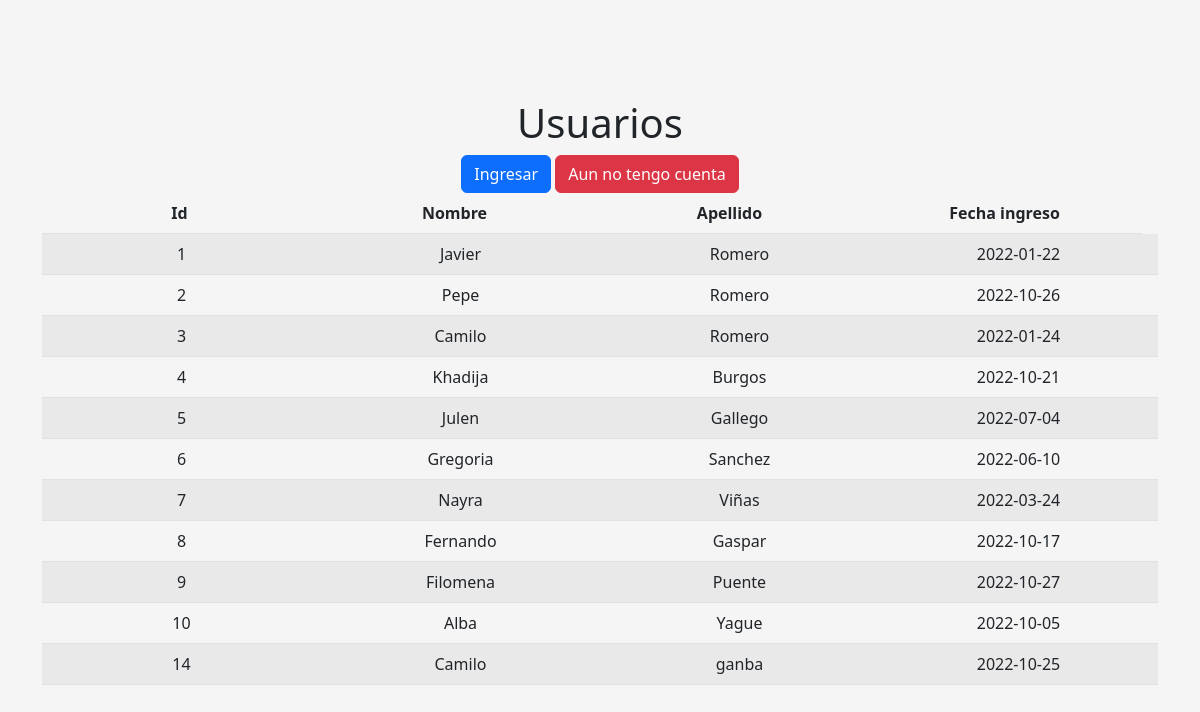
The page /Publico_usuarios.php on the database its author committed.
### tables this page shows
CREATE TABLE `usuarios` (
  `id_usuario` int(11) NOT NULL,
  `cedula` int(15) NOT NULL,
  `nombre_usuario` varchar(64) DEFAULT NULL,
  `apellido_usuario` varchar(64) DEFAULT NULL,
  `id_rol` int(11) DEFAULT NULL,
  `password` varchar(64) DEFAULT NULL,
  `fecha_ingreso` date DEFAULT NULL
);

### modelo/ConexionBd.php (called while the page is built, shortened)
<?php
class ConexionBd
{
    private $conexion;
    public function __construct()
    {
        $this->conexion = new mysqli(DB_HOST, DB_USER, DB_PASSWORD, DB_NAME);
        $this->conexion->set_charset("utf8");
    }
    public function query($sql)
    {
        return $this->conexion->query($sql);
    }
}
?>

### Publico_usuarios.php (the view, shortened to what this page needs)
<?php
include "modelo/ConexionBd.php";
$ConexionBBD = new ConexionBd();
?>
<!DOCTYPE html>
<html lang="es">
<head>
  <link href="https://cdn.jsdelivr.net/npm/bootstrap@5.2.2/dist/css/bootstrap.min.css" rel="stylesheet">
  <link href="assets/css/style.css" rel="stylesheet">
</head>
<body class="text-center">
  <div class="container">
    <h1>Usuarios</h1>
    <a class="btn btn-primary" href="Index.php" role="button">Ingresar</a>
    <a class="btn btn-danger" href="Registrar_usuario.php" role="button">Aun no tengo cuenta</a>
    <div class="row">
      <div class="col-md-12">
        <table class="table  table-striped">
          <thead>
            <tr>
              <th scope="col">Id</th>
              <th scope="col">Nombre</th>
              <th scope="col">Apellido</th>
              <th scope="col">Fecha ingreso</th>
            </tr>
          </thead>
          <tbody>
            <?php foreach ($ConexionBBD->query("SELECT * FROM usuarios ") as $row) : ?>
              <tr>
                <td scope="row"><?php echo $row["id_usuario"] ?></td>
                <td scope="row"><?php echo $row["nombre_usuario"] ?></td>
                <td scope="row"><?php echo $row["apellido_usuario"] ?></td>
                <td scope="row"><?php echo $row["fecha_ingreso"] ?></td>
              </tr>
            <?php endforeach; ?>
          </tbody>
        </table>
      </div>
    </div>
  </div>
</body>
</html>

### assets/css/style.css (style rules this page uses)
html, body { height: 100%; }
body { display: flex; align-items: center; padding-top: 40px; padding-bottom: 40px; background-color: #f5f5f5; }
tbody { display: block; max-height: 500px; overflow-y: auto; overflow-x: hidden; }
thead, tbody tr { display: table; width: 100%; table-layout: fixed; }
thead { width: calc(100% - 1em); }

### rows shown on the page
usuarios: id_usuario "1", nombre_usuario "Javier", apellido_usuario "Romero", fecha_ingreso "2022-01-22"
usuarios: id_usuario "2", nombre_usuario "Pepe", apellido_usuario "Romero", fecha_ingreso "2022-10-26"
usuarios: id_usuario "3", nombre_usuario "Camilo", apellido_usuario "Romero", fecha_ingreso "2022-01-24"
usuarios: id_usuario "4", nombre_usuario "Khadija", apellido_usuario "Burgos", fecha_ingreso "2022-10-21"
usuarios: id_usuario "5", nombre_usuario "Julen", apellido_usuario "Gallego", fecha_ingreso "2022-07-04"
usuarios: id_usuario "6", nombre_usuario "Gregoria", apellido_usuario "Sanchez", fecha_ingreso "2022-06-10"
usuarios: id_usuario "7", nombre_usuario "Nayra", apellido_usuario "Viñas", fecha_ingreso "2022-03-24"
usuarios: id_usuario "8", nombre_usuario "Fernando", apellido_usuario "Gaspar", fecha_ingreso "2022-10-17"
usuarios: id_usuario "9", nombre_usuario "Filomena", apellido_usuario "Puente", fecha_ingreso "2022-10-27"
usuarios: id_usuario "10", nombre_usuario "Alba", apellido_usuario "Yague", fecha_ingreso "2022-10-05"
usuarios: id_usuario "14", nombre_usuario "Camilo", apellido_usuario "ganba", fecha_ingreso "2022-10-25"
